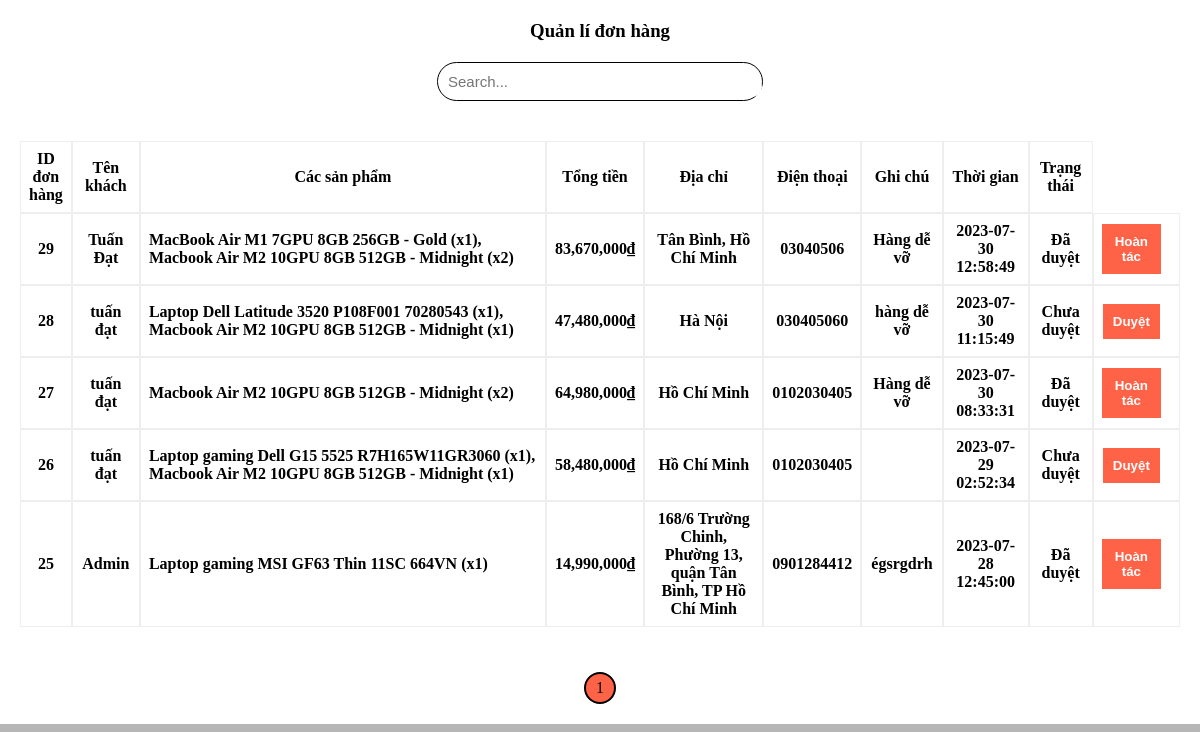
/manager_orders.php, run on the app's committed database.
### tables this page shows
CREATE TABLE `orders` (
  `id` int(11) NOT NULL,
  `id_users` int(11) NOT NULL,
  `total_price` float(10,3) DEFAULT NULL,
  `note` text DEFAULT NULL,
  `status` tinyint(1) NOT NULL DEFAULT 0,
  `address` varchar(255) NOT NULL,
  `sdt` varchar(11) NOT NULL,
  `time_order` datetime NOT NULL DEFAULT current_timestamp()
);

CREATE TABLE `users` (
  `id` int(11) NOT NULL,
  `role` tinyint(1) NOT NULL DEFAULT 0,
  `user_name` varchar(100) NOT NULL,
  `name` varchar(100) NOT NULL,
  `email` varchar(100) NOT NULL,
  `password` varchar(255) NOT NULL,
  `address` varchar(200) DEFAULT NULL,
  `sdt` varchar(20) NOT NULL,
  `avatar` text DEFAULT NULL,
  `is_online` int(1) DEFAULT 0,
  `last_activity` datetime NOT NULL DEFAULT current_timestamp()
);

### manager_orders.php (the view, shortened to what this page needs)
<?php
if (isset($_POST['searchss'])) {
    $search_query = $_POST['searchss'];
    $sql = "SELECT o.*, u.name AS user_name, GROUP_CONCAT(CONCAT(' ', p.name, ' (x', od.quantity, ')')) AS product_names
            FROM orders AS o
            JOIN users AS u ON o.id_users = u.id
            JOIN orders_detail AS od ON o.id = od.id_order
            JOIN product AS p ON od.id_product = p.id
            WHERE o.id = '$search_query'
            GROUP BY o.id
            ORDER BY o.id DESC";
} else {
    $sql = "SELECT o.*, u.name AS user_name, GROUP_CONCAT(CONCAT(' ', p.name, ' (x', od.quantity, ')')) AS product_names
            FROM orders AS o
            JOIN users AS u ON o.id_users = u.id
            JOIN orders_detail AS od ON o.id = od.id_order
            JOIN product AS p ON od.id_product = p.id
            GROUP BY o.id
            ORDER BY o.id DESC";
}
$result = mysqli_query($conn, $sql);
$total_table = mysqli_num_rows($result);
$limit = 10;
$cr_page = (isset($_GET['page']) ? $_GET['page'] : 1);
$page = ceil($total_table / $limit);
$cr_page = max(1, min($page, $cr_page));
$start = ($cr_page - 1) * $limit;
$sql .= " LIMIT $start, $limit";
$result = mysqli_query($conn, $sql);
?>
<!DOCTYPE html>
<html lang="vn">
<head>
    <link rel="stylesheet" href="./Css/styles.css">
    <link rel="stylesheet" href="./Css/responsive_home.css">
</head>
<body>
    <div class="manager_orders_frame">
        <div class="title_manager_orders">
            <h3>Quản lí đơn hàng</h3>
        </div>
        <div class="operation_orders">
            <div class="frame_search_orders">
                <div class="search_orders">
                    <form action="" id="search_box" method="POST" role="form">
                        <input class="search_text" id="search_text" name="searchss" type="text" placeholder="Search...">
                        <button class="search_submit" id="search_submit" type="submit"><i class="fas fa-search"></i></button>
                    </form>
                </div>
            </div>
        </div>
        <div class="manager_orders">
            <table>
                <thead>
                    <tr>
                        <th>ID đơn hàng</th>
                        <th>Tên khách</th>
                        <th>Các sản phẩm</th>
                        <th>Tổng tiền</th>
                        <th>Địa chỉ</th>
                        <th>Điện thoại</th>
                        <th>Ghi chú</th>
                        <th>Thời gian</th>
                        <th>Trạng thái</th>
                    </tr>
                </thead>
                <tbody>
                    <?php foreach ($result as $ord) : ?>
                        <tr>
                            <th class="id_order"><?php echo $ord['id'] ?></th>
                            <th><?php echo $ord['user_name'] ?></th>
                            <th class="content_product"><?php echo $ord['product_names'] ?></th>
                            <th><?php echo number_format($ord['total_price'] * 1000) ?>,000₫</th>
                            <th><?php echo $ord['address'] ?></th>
                            <th><?php echo $ord['sdt'] ?></th>
                            <th><?php echo $ord['note'] ?></th>
                            <th><?php echo $ord['time_order'] ?></th>
                            <?php if ($ord['status'] == 0) { ?>
                                <th>Chưa duyệt</th>
                            <?php } else { ?>
                                <th>Đã duyệt</th>
                            <?php } ?>
                            <th class="button_bd">
                                <?php if ($ord['status'] == 0) { ?>
                                    <button type="submit" class="order_browsing"><a href="status_orders1.php?id=<?php echo $ord['id'] ?>">Duyệt</a></button>
                                <?php } else { ?>
                                    <button type="submit" class="order_browsing"><a href="status_orders2.php?id=<?php echo $ord['id'] ?>">Hoàn tác</a></button>
                                <?php } ?>
                            </th>
                        </tr>
                    <?php endforeach; ?>
                </tbody>
            </table>
            <div class="page_number">
                <div class="number">
                    <ul>
                        <?php for ($i = 1; $i <= $page; $i++) { ?>
                            <li class="number1 <?php echo (($cr_page == $i) ? 'active' : '') ?>"><a href="admin.php?type=1&page=<?php echo $i ?>"><?php echo $i ?></a></li>
                        <?php } ?>
                    </ul>
                </div>
            </div>
        </div>
    </div>
</body>
</html>

### Css/styles.css (style rules this page uses)
* { box-sizing: border-box; margin: 0; padding: 0; }
html body { background-color: #b6b6b6; overflow-y: scroll; flex-grow: 1; }
#search_box { background: white; border-radius: 30px; margin-top: 10px; }
#search_text { padding: 15px 15px; border: none; outline: none; border-radius: 50%; width: 500px; font-size: 15px; }
#search_submit { border: none; padding: 15px; border-radius: 50%; background: white; }
.content_type, .content_laptop, .page_number { display: flex; justify-content: center; align-items: center; }
.page_number { margin-top: 25px; }
.page_number .number ul { display: flex; }
.page_number .number ul li a { text-decoration: none; color: black; font-size: 16px; }
.page_number .number ul li { border: 2px solid black; margin: 10px; border-radius: 30px; list-style: none; padding: 5px 10px; }
.page_number .active { background-color: tomato; }
.manager_orders_frame .manager_orders table { box-sizing: border-box; border-collapse: separate; border-spacing: 0; padding: 10px; margin-left: 0px; }
.manager_orders_frame .manager_orders table tr th { border: 2px solid #eeeeee; box-sizing: border-box; border-style: solid; border-width: 1px; padding: 8px; }
.manager_orders_frame .manager_orders table tr .content_product { width: 35%; text-align: left; }
.manager_orders_frame .manager_orders table tr .id_order { width: 2%; }
.manager_orders_frame .manager_orders button { padding: 10px; background-color: tomato; border: none; font-weight: 600; cursor: pointer; }
.manager_orders_frame .manager_orders button a { color: white; text-decoration: none; }
.manager_orders_frame .manager_orders .order_browsing { margin-right: 10px; }
.manager_orders_frame { background-color: white; padding: 10px; height: 100%; }
.manager_orders_frame .title_manager_orders h3 { text-align: center; padding: 10px; }
.manager_orders_frame .operation_orders .frame_search_orders { display: flex; justify-content: center; align-items: center; }
.manager_orders_frame .operation_orders { padding-bottom: 30px; }
.manager_orders_frame .operation_orders #search_box { border: 1px solid black; border-radius: 30px; }
.manager_orders_frame .search_orders #search_text { padding: 10px 10px; outline: none; width: 300px; font-size: 15px; border: none; border-radius: 50%; }
.manager_orders_frame .search_orders #search_submit { border: none; padding: 10px 10px; background: white; border-radius: 50%; font-size: 15px; }

### data on the page
orders: id "29", id_users.name "Tuấn Đạt", product_names "MacBook Air M1 7GPU 8GB 256GB - Gold (x1), Macbook Air M2 10GPU 8GB 512GB - Midnight (x2)", $ord['total_price']*1000 "83,670", address "Tân Bình, Hồ Chí Minh", sdt "03040506", note "Hàng dễ vỡ", time_order "2023-07-30 12:58:49", status "Đã duyệt"
orders: id "28", id_users.name "tuấn đạt", product_names "Laptop Dell Latitude 3520 P108F001 70280543 (x1), Macbook Air M2 10GPU 8GB 512GB - Midnight (x1)", $ord['total_price']*1000 "47,480", address "Hà Nội", sdt "030405060", note "hàng dễ vỡ", time_order "2023-07-30 11:15:49", status "Chưa duyệt"
orders: id "27", id_users.name "tuấn đạt", product_names "Macbook Air M2 10GPU 8GB 512GB - Midnight (x2)", $ord['total_price']*1000 "64,980", address "Hồ Chí Minh", sdt "0102030405", note "Hàng dễ vỡ", time_order "2023-07-30 08:33:31", status "Đã duyệt"
orders: id "26", id_users.name "tuấn đạt", product_names "Laptop gaming Dell G15 5525 R7H165W11GR3060 (x1), Macbook Air M2 10GPU 8GB 512GB - Midnight (x1)", $ord['total_price']*1000 "58,480", address "Hồ Chí Minh", sdt "0102030405", time_order "2023-07-29 02:52:34", status "Chưa duyệt"
orders: id "25", id_users.name "Admin", product_names "Laptop gaming MSI GF63 Thin 11SC 664VN (x1)", $ord['total_price']*1000 "14,990", address "168/6 Trường Chinh, Phường 13, quận Tân Bình, TP Hồ Chí Minh", sdt "0901284412", note "égsrgdrh", time_order "2023-07-28 12:45:00", status "Đã duyệt"
